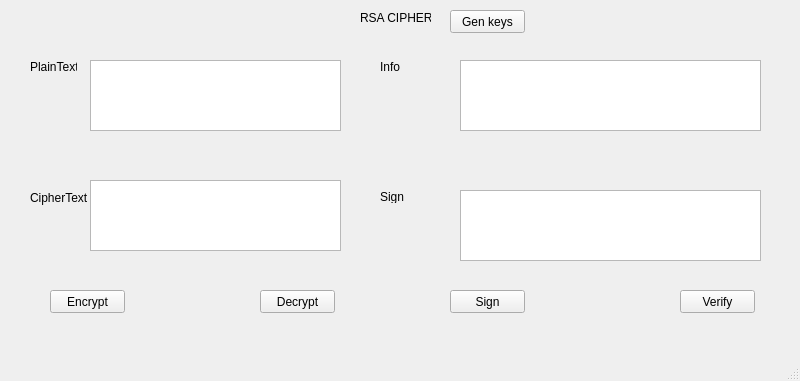
<?xml version="1.0" encoding="UTF-8"?>
<ui version="4.0">
 <class>MainWindow</class>
 <widget class="QMainWindow" name="MainWindow">
  <property name="geometry">
   <rect>
    <x>0</x>
    <y>0</y>
    <width>800</width>
    <height>381</height>
   </rect>
  </property>
  <property name="windowTitle">
   <string>MainWindow</string>
  </property>
  <widget class="QWidget" name="centralwidget">
   <widget class="QLabel" name="label">
    <property name="geometry">
     <rect>
      <x>360</x>
      <y>10</y>
      <width>71</width>
      <height>16</height>
     </rect>
    </property>
    <property name="text">
     <string>RSA CIPHER</string>
    </property>
   </widget>
   <widget class="QLabel" name="label_2">
    <property name="geometry">
     <rect>
      <x>30</x>
      <y>60</y>
      <width>47</width>
      <height>13</height>
     </rect>
    </property>
    <property name="text">
     <string>PlainText</string>
    </property>
   </widget>
   <widget class="QLabel" name="label_3">
    <property name="geometry">
     <rect>
      <x>380</x>
      <y>60</y>
      <width>47</width>
      <height>13</height>
     </rect>
    </property>
    <property name="text">
     <string>Info</string>
    </property>
   </widget>
   <widget class="QLabel" name="label_4">
    <property name="geometry">
     <rect>
      <x>30</x>
      <y>190</y>
      <width>61</width>
      <height>16</height>
     </rect>
    </property>
    <property name="text">
     <string>CipherText</string>
    </property>
   </widget>
   <widget class="QLabel" name="label_5">
    <property name="geometry">
     <rect>
      <x>380</x>
      <y>190</y>
      <width>47</width>
      <height>13</height>
     </rect>
    </property>
    <property name="text">
     <string>Sign</string>
    </property>
   </widget>
   <widget class="QTextEdit" name="txt_plt">
    <property name="geometry">
     <rect>
      <x>90</x>
      <y>60</y>
      <width>251</width>
      <height>71</height>
     </rect>
    </property>
   </widget>
   <widget class="QTextEdit" name="txt_info">
    <property name="geometry">
     <rect>
      <x>460</x>
      <y>60</y>
      <width>301</width>
      <height>71</height>
     </rect>
    </property>
   </widget>
   <widget class="QTextEdit" name="txt_cpt">
    <property name="geometry">
     <rect>
      <x>90</x>
      <y>180</y>
      <width>251</width>
      <height>71</height>
     </rect>
    </property>
   </widget>
   <widget class="QTextEdit" name="txt_sign">
    <property name="geometry">
     <rect>
      <x>460</x>
      <y>190</y>
      <width>301</width>
      <height>71</height>
     </rect>
    </property>
   </widget>
   <widget class="QPushButton" name="btn_gen">
    <property name="geometry">
     <rect>
      <x>450</x>
      <y>10</y>
      <width>75</width>
      <height>23</height>
     </rect>
    </property>
    <property name="text">
     <string>Gen keys</string>
    </property>
   </widget>
   <widget class="QPushButton" name="btn_enc">
    <property name="geometry">
     <rect>
      <x>50</x>
      <y>290</y>
      <width>75</width>
      <height>23</height>
     </rect>
    </property>
    <property name="text">
     <string>Encrypt</string>
    </property>
   </widget>
   <widget class="QPushButton" name="btn_dec">
    <property name="geometry">
     <rect>
      <x>260</x>
      <y>290</y>
      <width>75</width>
      <height>23</height>
     </rect>
    </property>
    <property name="text">
     <string>Decrypt</string>
    </property>
   </widget>
   <widget class="QPushButton" name="btn_sign">
    <property name="geometry">
     <rect>
      <x>450</x>
      <y>290</y>
      <width>75</width>
      <height>23</height>
     </rect>
    </property>
    <property name="text">
     <string>Sign</string>
    </property>
   </widget>
   <widget class="QPushButton" name="btn_verify">
    <property name="geometry">
     <rect>
      <x>680</x>
      <y>290</y>
      <width>75</width>
      <height>23</height>
     </rect>
    </property>
    <property name="text">
     <string>Verify</string>
    </property>
   </widget>
  </widget>
  <widget class="QMenuBar" name="menubar">
   <property name="geometry">
    <rect>
     <x>0</x>
     <y>0</y>
     <width>800</width>
     <height>21</height>
    </rect>
   </property>
  </widget>
  <widget class="QStatusBar" name="statusbar"/>
 </widget>
 <resources/>
 <connections/>
</ui>
